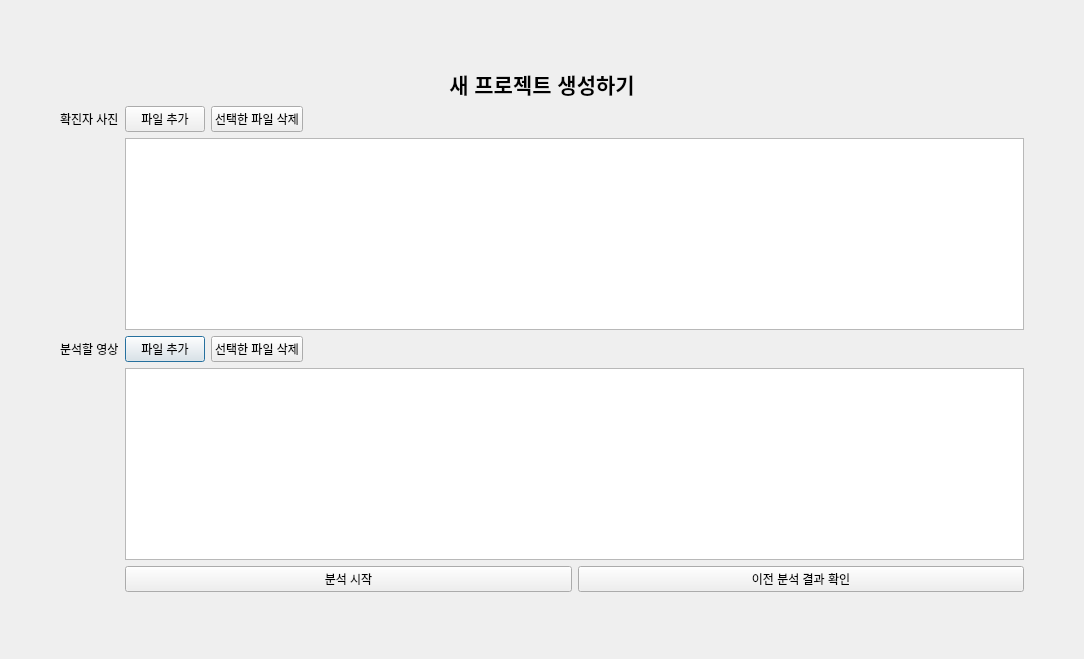
<?xml version="1.0" encoding="UTF-8"?>
<ui version="4.0">
 <class>Dialog</class>
 <widget class="QDialog" name="Dialog">
  <property name="geometry">
   <rect>
    <x>0</x>
    <y>0</y>
    <width>1084</width>
    <height>659</height>
   </rect>
  </property>
  <property name="windowTitle">
   <string>Dialog</string>
  </property>
  <layout class="QGridLayout" name="gridLayout">
   <property name="leftMargin">
    <number>60</number>
   </property>
   <property name="rightMargin">
    <number>60</number>
   </property>
   <item row="0" column="0" colspan="2">
    <spacer name="verticalSpacer_2">
     <property name="orientation">
      <enum>Qt::Vertical</enum>
     </property>
     <property name="sizeHint" stdset="0">
      <size>
       <width>20</width>
       <height>40</height>
      </size>
     </property>
    </spacer>
   </item>
   <item row="7" column="1">
    <layout class="QHBoxLayout" name="horizontalLayout_9">
     <item>
      <widget class="QPushButton" name="addVideoBtn">
       <property name="text">
        <string>파일 추가</string>
       </property>
      </widget>
     </item>
     <item>
      <widget class="QPushButton" name="pushButton_2">
       <property name="text">
        <string>선택한 파일 삭제</string>
       </property>
      </widget>
     </item>
     <item>
      <spacer name="horizontalSpacer_8">
       <property name="orientation">
        <enum>Qt::Horizontal</enum>
       </property>
       <property name="sizeHint" stdset="0">
        <size>
         <width>40</width>
         <height>20</height>
        </size>
       </property>
      </spacer>
     </item>
    </layout>
   </item>
   <item row="5" column="1">
    <widget class="QListWidget" name="photoListWidget"/>
   </item>
   <item row="8" column="1">
    <widget class="QListWidget" name="videoListWidget"/>
   </item>
   <item row="4" column="1">
    <layout class="QHBoxLayout" name="horizontalLayout_8">
     <item>
      <widget class="QPushButton" name="addPhotoBtn">
       <property name="text">
        <string>파일 추가</string>
       </property>
      </widget>
     </item>
     <item>
      <widget class="QPushButton" name="pushButton">
       <property name="text">
        <string>선택한 파일 삭제</string>
       </property>
      </widget>
     </item>
     <item>
      <spacer name="horizontalSpacer_7">
       <property name="orientation">
        <enum>Qt::Horizontal</enum>
       </property>
       <property name="sizeHint" stdset="0">
        <size>
         <width>40</width>
         <height>20</height>
        </size>
       </property>
      </spacer>
     </item>
    </layout>
   </item>
   <item row="7" column="0">
    <widget class="QLabel" name="label_3">
     <property name="text">
      <string>분석할 영상</string>
     </property>
    </widget>
   </item>
   <item row="11" column="0" colspan="2">
    <spacer name="verticalSpacer">
     <property name="orientation">
      <enum>Qt::Vertical</enum>
     </property>
     <property name="sizeHint" stdset="0">
      <size>
       <width>20</width>
       <height>40</height>
      </size>
     </property>
    </spacer>
   </item>
   <item row="2" column="0" colspan="2">
    <widget class="QLabel" name="label_2">
     <property name="text">
      <string>&lt;html&gt;&lt;head/&gt;&lt;body&gt;&lt;p align=&quot;center&quot;&gt;&lt;span style=&quot; font-size:16pt; font-weight:600;&quot;&gt;새 프로젝트 생성하기&lt;/span&gt;&lt;/p&gt;&lt;/body&gt;&lt;/html&gt;</string>
     </property>
    </widget>
   </item>
   <item row="4" column="0">
    <widget class="QLabel" name="label">
     <property name="text">
      <string>확진자 사진</string>
     </property>
    </widget>
   </item>
   <item row="10" column="1">
    <layout class="QHBoxLayout" name="horizontalLayout">
     <item>
      <widget class="QPushButton" name="startAnalysisBtn">
       <property name="text">
        <string>분석 시작</string>
       </property>
      </widget>
     </item>
     <item>
      <widget class="QPushButton" name="showResultBtn">
       <property name="text">
        <string>이전 분석 결과 확인</string>
       </property>
      </widget>
     </item>
    </layout>
   </item>
  </layout>
 </widget>
 <resources/>
 <connections/>
</ui>
